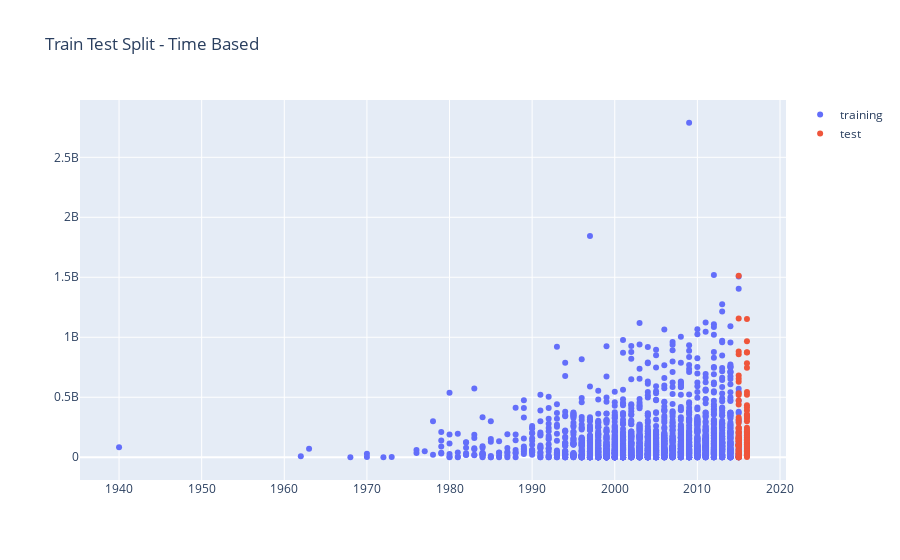

This figure's notebook cell:
### Code cell
train_scatter = go.Scatter(x = training_and_test['year'], y = training_and_test['revenue'], mode = 'markers', name = 'training')
test_scatter = go.Scatter(x = validation_set['year'], y = validation_set['revenue'], mode = 'markers', name = 'test')
go.Figure(data = [train_scatter, test_scatter], layout = {'title': 'Train Test Split - Time Based '})
